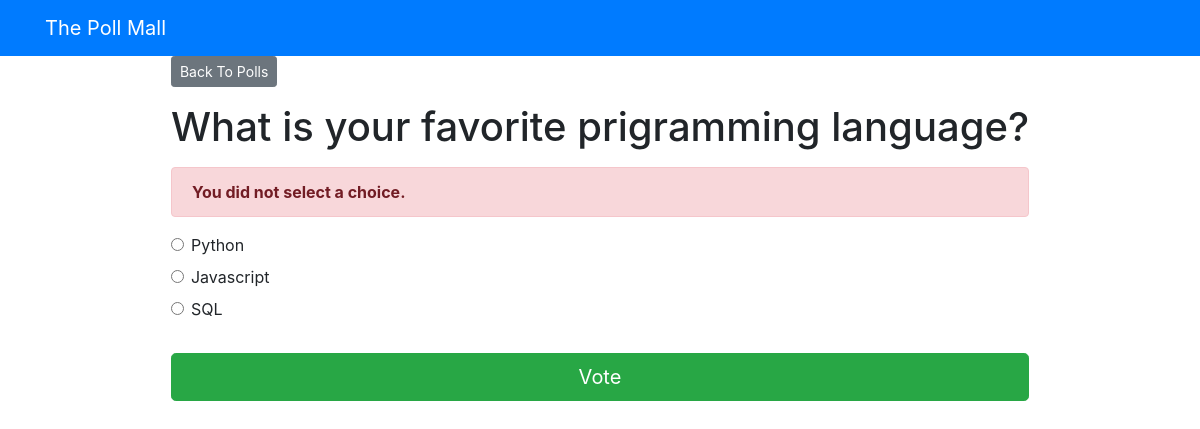
Screenshot of /polls/7/vote/ with the database file from the repository.
### pollApp/models.py (models this page shows, shortened)
class Question(models.Model):
    question_text = models.CharField(max_length = 300)
    pub_date = models.DateTimeField('date published')

class Choice(models.Model):
    question = models.ForeignKey(Question, on_delete = models.CASCADE)
    choice_text = models.CharField(max_length = 200)
    votes = models.IntegerField(default=0)

### pollApp/views.py (the view)
# urls.py: path('<int:question_id>/vote/', views.vote, name='vote'),
def vote(request, question_id):
    question = get_object_or_404(Question, pk = question_id)
    try:
        selected_choice = question.choice_set.get(pk = request.POST['choice'])
    except (KeyError, Choice.DoesNotExist):
        return render(request, 'polls/detail.html',
                      { 'question': question,
                        'error_message': 'You did not select a choice.'})
    else:
        selected_choice.votes += 1
        selected_choice.save()
        return HttpResponseRedirect(reverse('polls:results', args = (question.id,)))

### templates/polls/detail.html (shortened to what this page needs)
{% extends 'base.html' %}
{% block content %}
<a class ="btn btn-secondary btn-sm mb-3" href ="{% url 'polls:index' %}">Back To Polls</a>
<h1 class ="text-center mb-3">{{ question.question_text }}</h1>
{% if error_message %}
<p class ="alert alert-danger">
	<strong>{{ error_message }}</strong>
</p>
{% endif %}
<form action ="{% url 'polls:vote' question.id %}" method ="post">
	{% for choice in question.choice_set.all %}
	<div class ="form-check">
		<input type ="radio" name ="choice" class ="form-check-input" id ="choice{{ forloop.counter }}"
			value ="{{ choice.id }}" />
		<label for ="choice{{ forloop.counter }}">{{ choice.choice_text }}</label>
	</div>
	{% endfor %}
	<input type ="submit" value ="Vote" class ="btn btn-success btn-lg btn-block mt-4" />
</form>
{% endblock %}

### rows the page displays
Question: question_text "What is your favorite prigramming language?"
Choice: choice_text "Python"
Choice: choice_text "Javascript"
Choice: choice_text "SQL"

### other values shown
{{ error_message }} "You did not select a choice."
